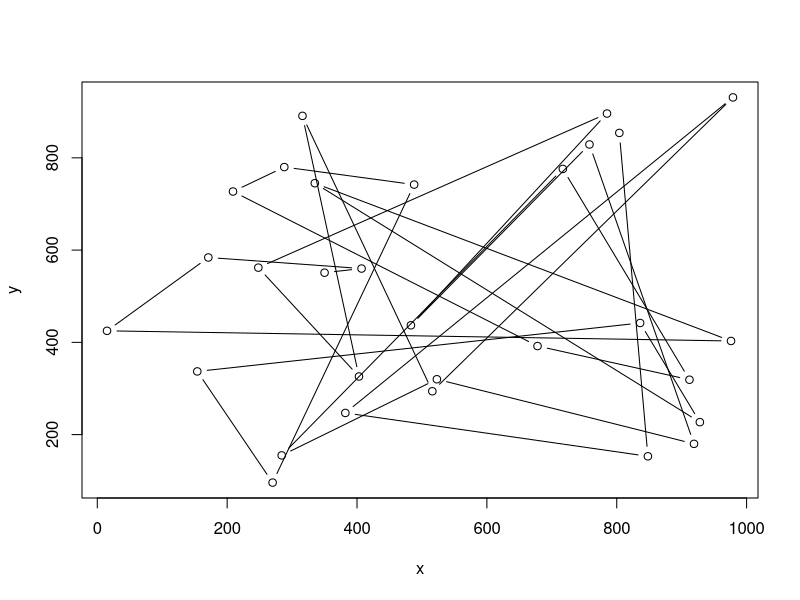

This chart was generated by the following R code: (Note: this script raises an error after producing the figure.)
########################################
# Description
################

# The Travelling Salesman Problem (TSP) is one of the most intesively studied problems in optimizations research. 

# The problem is formulated as follows:
# Given a list of cities and the distances between each pair of cities, what is the shortest possible 
# route that connects each city exactly once

# Despite it's easy problem formulation, the TSP is NP-hard and computationally expensive. 
# It is possible that the running time for any algorithm for the TSP increases superpolynomially with the number of cities/nodes

# Here I list several methods which attempt to 'solve' the TSP
# 1) Brutue Forcing - Consider all n! possible routes and choose the one which minimizes the total travelled distance.
# 2) 2 opt - Beginning with an initial route, randomly
# 2) Nearest Neighbour - Beginning with an initial node, iteratively pick the next subsequent node as the node which is closest to the previous node 


cities <- 30 
x <- sample(1000,cities); y <- sample(1000, cities); df <- data.frame(x,y); plot(x,y, type = 'b')
fdistance <- function (x,y){  sqrt(
  (df[x,1] - df[y,1])^2 + (df[x,2] - df[y,2])^2)
}
mtx <- matrix(0, nrow=cities, ncol=cities)
for (i in 1:cities){
  for (j in 1:cities){
    mtx[i,j] <- fdistance(i,j)
  }
}
(dist <- mtx)

# compute the total distance given the ordering of the cities in the path
distance <- function(order) {
  total_distance <- 0
  
  for (i in 1:(length(order)-1)) {
    total_distance <- total_distance + dist[order[i], order[i+1]]
  }
  
  total_distance <- total_distance + dist[order[length(order)], order[1]]
  return (total_distance)
}

# swap two randomly picked cities in the ordering
swap <- function(order) {
  swaps <- 3
  indices <- sample(1:length(order), swaps); temp <- rep(0,swaps)
  for (i in 1:swaps){
    temp[i] = order[indices[i]]
  }
  for (j in 1:(swaps-1)){
    order[indices[j]] = temp[j+1]
  }
  order[indices[swaps]] = temp[1]
  return(order)
}
# returns the probability with which a solution should be accepted
accptFun <- function(delE, t) {
  return(1/(1+exp(delE/t)))
}

# Initialization
t = 1e4; ncities <- cities; order <- sample(x = 1:ncities); E <- distance(order = order); iter <- 1; Error <- c(E)

{
startTime <- proc.time()
wait <- 15
par(mfrow = c(1,2))
while(proc.time() - startTime < wait) {
  newOrder <- swap(order = order)
  newE <- distance(order = newOrder)
  
  rand <- runif(1, min = 0, max = 1)
  acpt <- accptFun(newE - E, t)
  
  if(rand <= acpt) {
    delE <- newE - E
    
    cat("Iteration: ", iter, ", Time: ", proc.time() - startTime, "Temperature: ", t, "\n")
    cat("Order: ", order, ", New Order: ", newOrder, "\n")
    cat("Total Distance: ", E, "Del E: ", delE, ", New Total Distance: ", newE, "\n")
    cat("\n\n")
    
    E <- newE
    order <- newOrder
    t <- t * 0.9
    iter <- iter + 1
    Error[iter] = E
    plot(x,y); lines(df[order,])
    plot(1:iter, Error, xlab = "Iterations", ylab = "Total Distance", type = "l")
    Sys.sleep(0.075)
  }
}
}

# plot(x,y); lines(df[order,])
